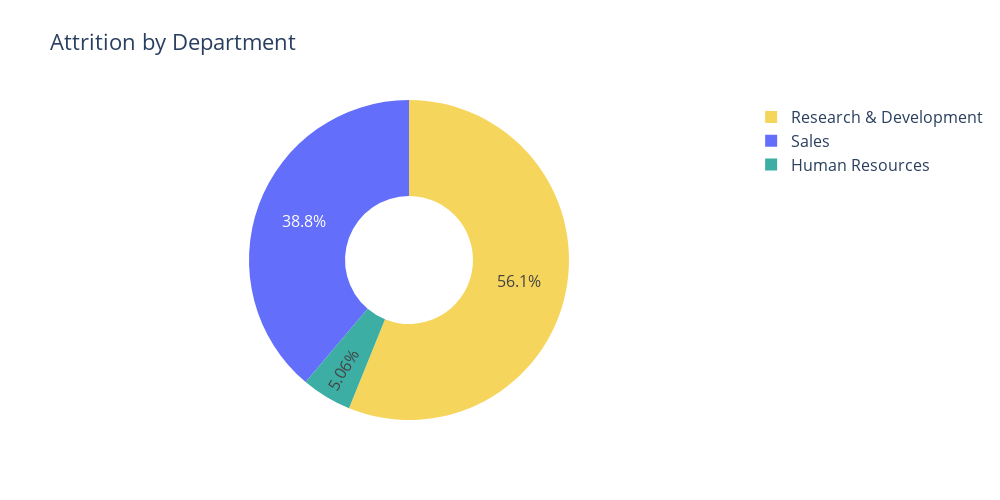

This figure's notebook cell:
### Code cell
# create a donut chart
fig = go.Figure(data=[go.Pie(
    labels=attrition_by['Department'],
    values=attrition_by['Count'],
    hole=0.4,
    marker=dict(colors=['#3CAEA3', '#F6D55C']),
)])

fig.update_layout(title='Attrition by Department', 
                  font=dict(size=16),
                    width=1000, height=500
)

fig.show()

### Figure 1 — Plotly figure (JSON) as saved in the notebook; plotly's stock layout.template omitted (floating-point values rounded to 4 significant figures)
{"data": [{"hole": 0.4, "labels": ["Human Resources", "Research & Development", "Sales"], "marker": {"colors": ["#3CAEA3", "#F6D55C"]}, "type": "pie", "values": [12, 133, 92]}], "layout": {"font": {"size": 16}, "height": 500, "title": {"text": "Attrition by Department"}, "width": 1000}}
